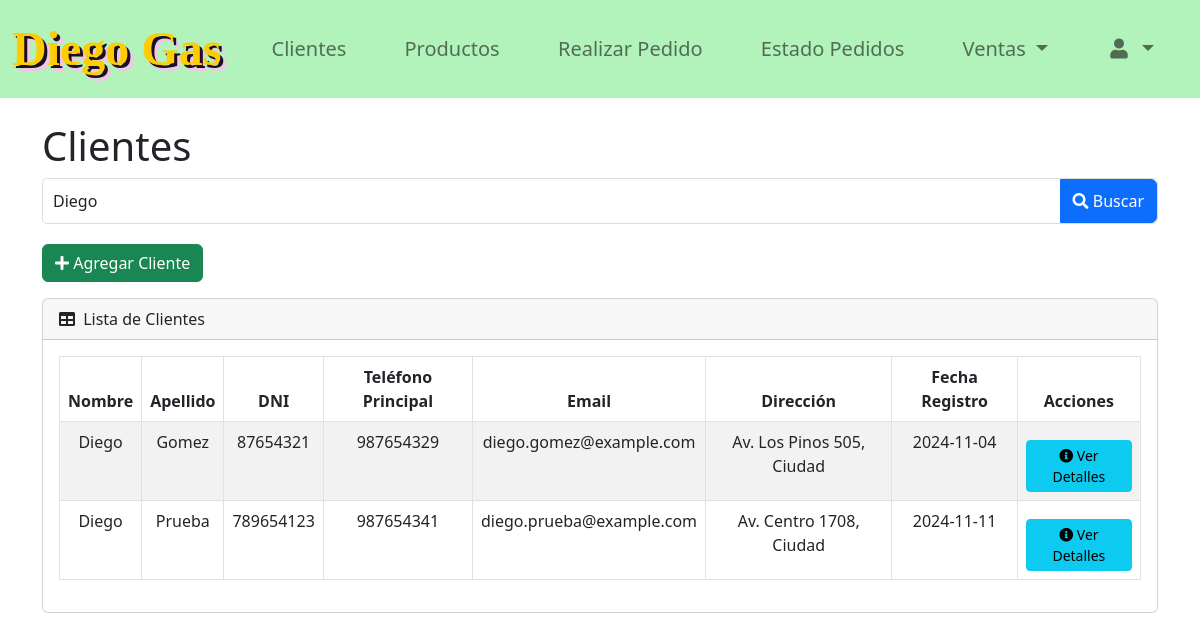
The app's page /vistas/Recepcion/clientes_recepcion.php?busqueda=Diego (signed in) with its own data.
### tables this page shows
CREATE TABLE `clientes` (
  `id_cliente` int(11) NOT NULL,
  `nombre_cliente` varchar(100) NOT NULL,
  `apellido_cliente` varchar(100) DEFAULT NULL,
  `fecha_registro_cliente` date DEFAULT NULL,
  `email_cliente` varchar(100) DEFAULT NULL,
  `descripcion_cliente` varchar(255) DEFAULT NULL,
  `dni_cliente` int(11) DEFAULT NULL
);

### vistas/funciones.php (called while the page is built, shortened)
<?php
function obtenerConexion()
{
    $host = "localhost";
    $dbname = "diegogas";
    $username = "root";
    $password = "";
    try {
        $conn = new PDO("mysql:host=$host;dbname=$dbname", $username, $password);
        $conn->setAttribute(PDO::ATTR_ERRMODE, PDO::ERRMODE_EXCEPTION);
        return $conn;
    } catch (PDOException $e) {
        logError($e->getMessage());
        echo "Ocurrió un error en la conexión. Por favor, intente más tarde.";
        return null;
    }
}
function obtenerClientesConTelefonoPrincipal($busqueda = null)
{
    $conn = obtenerConexion();
    $parametros = [];
    $query = "
        SELECT
            c.id_cliente,
            c.nombre_cliente,
            c.apellido_cliente,
            c.dni_cliente,
            c.email_cliente,
            c.descripcion_cliente,
            c.fecha_registro_cliente,
            (SELECT direccion
             FROM direcciones_cliente
             WHERE id_cliente = c.id_cliente AND es_principal = 1
             LIMIT 1) AS direccion_principal,
            (SELECT telefono
             FROM telefonos_cliente
             WHERE id_cliente = c.id_cliente AND es_principal = 1
             LIMIT 1) AS telefono_principal
        FROM clientes c
    ";
    if ($busqueda) {
        $query .= " WHERE c.nombre_cliente LIKE :busqueda
                    OR c.dni_cliente LIKE :busqueda
                    OR c.email_cliente LIKE :busqueda
                    OR (SELECT telefono FROM telefonos_cliente WHERE id_cliente = c.id_cliente AND es_principal = 1 LIMIT 1) LIKE :busqueda
                    OR (SELECT direccion FROM direcciones_cliente WHERE id_cliente = c.id_cliente AND es_principal = 1 LIMIT 1) LIKE :busqueda";
        $parametros[':busqueda'] = "%$busqueda%";
    }
    try {
        $stmt = $conn->prepare($query);
        $stmt->execute($parametros);
        return $stmt->fetchAll(PDO::FETCH_ASSOC);
    } catch (PDOException $e) {
        error_log("Error al obtener clientes con datos principales: " . $e->getMessage());
        return [];
    }
}

### vistas/Recepcion/clientes_recepcion.php (the view, shortened to what this page needs)
<?php
require_once '../funciones.php';
$busqueda = isset($_GET['busqueda']) ? $_GET['busqueda'] : '';
$clientes = obtenerClientesConTelefonoPrincipal($busqueda);
?>
<!DOCTYPE html>
<html lang="es">
<head>
    <link rel="stylesheet" href="../../recursos/css/style.css">
    <link rel="stylesheet" href="https://cdnjs.cloudflare.com/ajax/libs/font-awesome/5.15.4/css/all.min.css">
    <link href="https://cdn.jsdelivr.net/npm/bootstrap@5.2.3/dist/css/bootstrap.min.css" rel="stylesheet">
</head>
<body>
    <?php include_once 'navbar_recepcion.php'; ?>
    <div class="container mt-4">
        <h1>Clientes</h1>
        <form method="GET" action="clientes_recepcion.php" class="mb-3">
            <div class="input-group">
                <input type="text" name="busqueda" class="form-control" placeholder="Buscar cliente por nombre, teléfono, DNI o dirección" value="<?php echo htmlspecialchars($busqueda); ?>">
                <button type="submit" class="btn btn-primary"><i class="fas fa-search"></i> Buscar</button>
            </div>
        </form>
        <button class="btn btn-success mb-3" data-bs-toggle="modal" data-bs-target="#modalAgregarEditar">
            <i class="fas fa-plus"></i> Agregar Cliente
        </button>
        <div class="card mb-4">
            <div class="card-header">
                <i class="fas fa-table me-1"></i>
                Lista de Clientes
            </div>
            <div class="card-body" style="max-height: 500px; overflow-y: auto;">
                <div class="table-responsive">
                    <table class="table table-striped table-bordered">
                        <thead>
                            <tr>
                                <th>Nombre</th>
                                <th>Apellido</th>
                                <th>DNI</th>
                                <th>Teléfono Principal</th>
                                <th>Email</th>
                                <th>Dirección</th>
                                <th>Fecha Registro</th>
                                <th>Acciones</th>
                            </tr>
                        </thead>
                        <tbody>
                            <?php foreach ($clientes as $cliente): ?>
                                <tr>
                                    <td><?php echo htmlspecialchars($cliente['nombre_cliente']); ?></td>
                                    <td><?php echo !empty($cliente['apellido_cliente']) ? htmlspecialchars($cliente['apellido_cliente']) : 'No registrado';
                                        ?>
                                    </td>
                                    <td><?php echo htmlspecialchars($cliente['dni_cliente'] ?? 'No registrado'); ?></td>
                                    <td><?php echo htmlspecialchars($cliente['telefono_principal'] ?? 'Sin teléfono'); ?></td>
                                    <td><?php echo !empty($cliente['email_cliente']) ? htmlspecialchars($cliente['email_cliente']) : 'No registrado';
                                        ?>
                                    </td>
                                    <td><?php echo htmlspecialchars($cliente['direccion_principal'] ?? 'No registrado'); ?></td>
                                    <td><?php echo htmlspecialchars($cliente['fecha_registro_cliente']); ?></td>
                                    <td>
                                        <a href="detalles_cliente.php?id_cliente=<?php echo $cliente['id_cliente']; ?>" class="btn btn-info btn-sm">
                                            <i class="fas fa-info-circle"></i> Ver Detalles
                                        </a>
                                    </td>
                                </tr>
                            <?php endforeach; ?>
                        </tbody>
                    </table>
                </div>
            </div>
        </div>
    </div>
</body>
</html>

### recursos/css/style.css (style rules this page uses)
* { text-decoration: none; }
body { background-color: #E2DDDB; }
.card .card-body { text-align: center; }
.card .btn { margin-top: 10px; }
body { background-color: #E6F9EA; }
body { font-family: Arial, sans-serif; background-color: #f4f4f4; margin: 0; padding: 0; display: flex; flex-direction: column; justify-content: space-between; }
.input-group { display: flex; align-items: center; margin-bottom: 20px; border: 1px solid #ddd; border-radius: 5px; }
.input-group input { width: 100%; border: none; padding: 10px; outline: none; }

### records on screen
clientes: nombre_cliente "Diego", apellido_cliente "Gomez", dni_cliente "87654321", telefono_principal "987654329", email_cliente "diego.gomez@example.com", direccion_principal "Av. Los Pinos 505, Ciudad", fecha_registro_cliente "2024-11-04"
clientes: nombre_cliente "Diego", apellido_cliente "Prueba", dni_cliente "789654123", telefono_principal "987654341", email_cliente "diego.prueba@example.com", direccion_principal "Av. Centro 1708, Ciudad", fecha_registro_cliente "2024-11-11"
